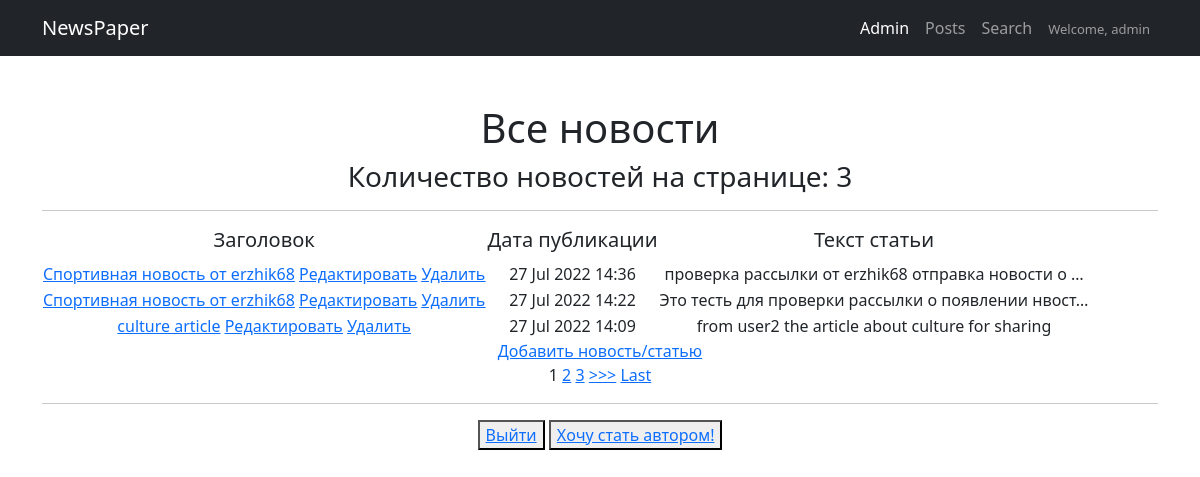
The app's page / (signed in) with its own data.
### newapp/models.py (models this page shows, shortened)
class Post(models.Model):
    NEWS = 'NW'
    ARTICLE = 'AT'
    TYPE_POST_CHOICES = [(NEWS, 'Новости'), (ARTICLE, 'Статья'),]
    post_type = models.CharField("Тип", max_length=2, choices=TYPE_POST_CHOICES, default=NEWS)
    post_author = models.ForeignKey(Author, on_delete=models.CASCADE, verbose_name="Имя автора")
    post_date_time = models.DateTimeField("Дата публикации (ГГГГ-ММ-ДД)", auto_now_add=True)
    post_category = models.ManyToManyField(Category, through='PostCategory', blank=False, verbose_name="Категория", related_name='posts')
    post_title = models.CharField("Заголовок", max_length=100)
    post_text = models.TextField("Текст")
    post_rating = models.IntegerField(default=0)

### newapp/views.py (the view)
# urls.py: path('', PostsList.as_view()),
class PostsList(LoginRequiredMixin, ListView):
    model = Post  # указываем модель, объекты которой мы будем выводить
    template_name = 'posts.html'  # указываем имя шаблона, в котором будет лежать HTML, в нём будут все инструкции о том, как именно пользователю должны вывестись наши объекты
    context_object_name = 'posts'  # это имя списка, в котором будут лежать все объекты, его надо указать, чтобы обратиться к самому списку объектов через HTML-шаблон
    ordering = ['-id']
    paginate_by = 3  # поставим постраничный вывод в один элемент
    def get_context_data(self, **kwargs):
        context = super().get_context_data(**kwargs)  # получили весь контекст из класса-родителя
        context['time_now'] = datetime.utcnow()  # добавим переменную текущей даты time_now
        context['filter'] = PostFilter(self.request.GET,
                                       queryset=self.get_queryset())  # вписываем наш фильтр в контекст
        context['is_not_authors'] = not self.request.user.groups.filter(
            name='authors').exists()  # добавили новую контекстную переменную is_not_authors
        return context

### newapp/templatetags/custom_filters.py (called while the page is built)
@register.filter(name='censor')
def censor(value, arg):
    list_bad_words = ['черт', 'блин', 'капец', 'дерьмо', 'хрен', 'чёрт']
    value_edited = value
    value_final = ''
    for word in list_bad_words:
        value_edited = value_edited.lower()
        value_temp = value_edited.replace(word, arg * len(word))
        value_edited = value_temp
    for i in range(0, len(value)):
        if (value[i] != value_edited[i]) & (value_edited[i].isalpha()):
            temp = value_edited[i].upper()
            value_final += temp
        else:
            value_final += value_edited[i]
    return value_final

### templates/posts.html (shortened to what this page needs)
{% extends 'default.html' %}
{% load custom_filters %}
{% block content %}
    <h1>Все новости</h1>
    <h3>Количество новостей на странице: {{ posts|length }}</h3>
    <hr>
    {% if posts %}
        <table>
            <tr>
                <td>
                    <h5>Заголовок</h5>
                </td>
                <td>
                    <h5>Дата публикации</h5>
                </td>
                <td>
                    <h5>Текст статьи</h5>
                </td>
            </tr>
        {% for post in posts %}
            <tr>
                <td>
                    <a href="{% url 'post_detail' post.id %}">{{ post.post_title|censor:'*' }}</a>
                    <a href="{% url 'post_update' post.id %}"><u>Редактировать</u></a>
                    <a href="{% url 'post_delete' post.id %}"><u> Удалить </u></a>
                </td>
                <td>
                    {{ post.post_date_time|date:'d M Y H:i' }}
                </td>
                <td>
                    {{ post.post_text|censor:'*'|truncatechars:50 }}
                </td>
            </tr>
        {% endfor %}
        </table>
    {% else %}
        <h2>Новостей нет!</h2>
    {% endif %}
    <a href="{% url 'post_create' %}">Добавить новость/статью</a>
    <br>
    {% if is_paginated %}
        {% for num in page_obj.paginator.page_range %}
            {% if page_obj.number == num %}
                <a>{{ num }}</a>
            {% elif num > page_obj.number|add:'-3' and num < page_obj.number|add:'3' %}
                <a href="?page={{ num }}">{{ num }}</a>
            {% endif %}
        {% endfor %}
        {% if page_obj.has_next %}
            <a href="?page={{ page_obj.next_page_number }}">>>></a>
            <a href="?page={{ page_obj.paginator.num_pages }}">Last</a>
        {% endif %}
    {% endif %}
    <br>
    <hr>
    <button> <a href="accounts/logout/">Выйти</a> </button>
    {% if is_not_authors %}
    <button> <a href="/upgrade/"> Хочу стать автором!</a> </button>
    {% endif %}
{% endblock content %}

### templates/default.html (shortened to what this page needs)
{% load static %}
<!DOCTYPE html>
<html lang="en">
    <head>
        <link href="{% static 'css/styles.css' %}" rel="stylesheet" />
    </head>
    <body>
        <nav class="navbar navbar-expand-lg navbar-dark bg-dark">
            <div class="container">
                <a class="navbar-brand" href="#">NewsPaper</a>
                <div class="collapse navbar-collapse" id="navbarSupportedContent">
                    <ul class="navbar-nav ms-auto mb-2 mb-lg-0">
                        <li class="nav-item"><a class="nav-link active" aria-current="page" href="/admin/">Admin</a></li>
                        <li class="nav-item"><a class="nav-link" href="/posts/">Posts</a></li>
                        <li class="nav-item"><a class="nav-link" href="/posts/search/">Search</a></li>
                        <li class="nav-item"><a class="nav-link" href="#"><font size="-1.5">Welcome, {{ request.user.username }}</font></a></li>
                    </ul>
                </div>
            </div>
        </nav>
        <div class="container">
            <div class="text-center mt-5">
                {% block content %}
                {% endblock content %}
            </div>
        </div>
    </body>
</html>

### records on screen
Post: post_title|censor "Спортивная новость от erzhik68", post_date_time "27 Jul 2022 14:36", post_text|censor "проверка рассылки от erzhik68 отправка новости о …"
Post: post_title|censor "Спортивная новость от erzhik68", post_date_time "27 Jul 2022 14:22", post_text|censor "Это тесть для проверки рассылки о появлении нвост…"
Post: post_title|censor "culture article", post_date_time "27 Jul 2022 14:09", post_text|censor "from user2 the article about culture for sharing"

### other values on screen
{{ request.user.username }} "admin"
{{ posts|length }} "3"
{{ num }} "1"
{{ num }} "2" "3"
